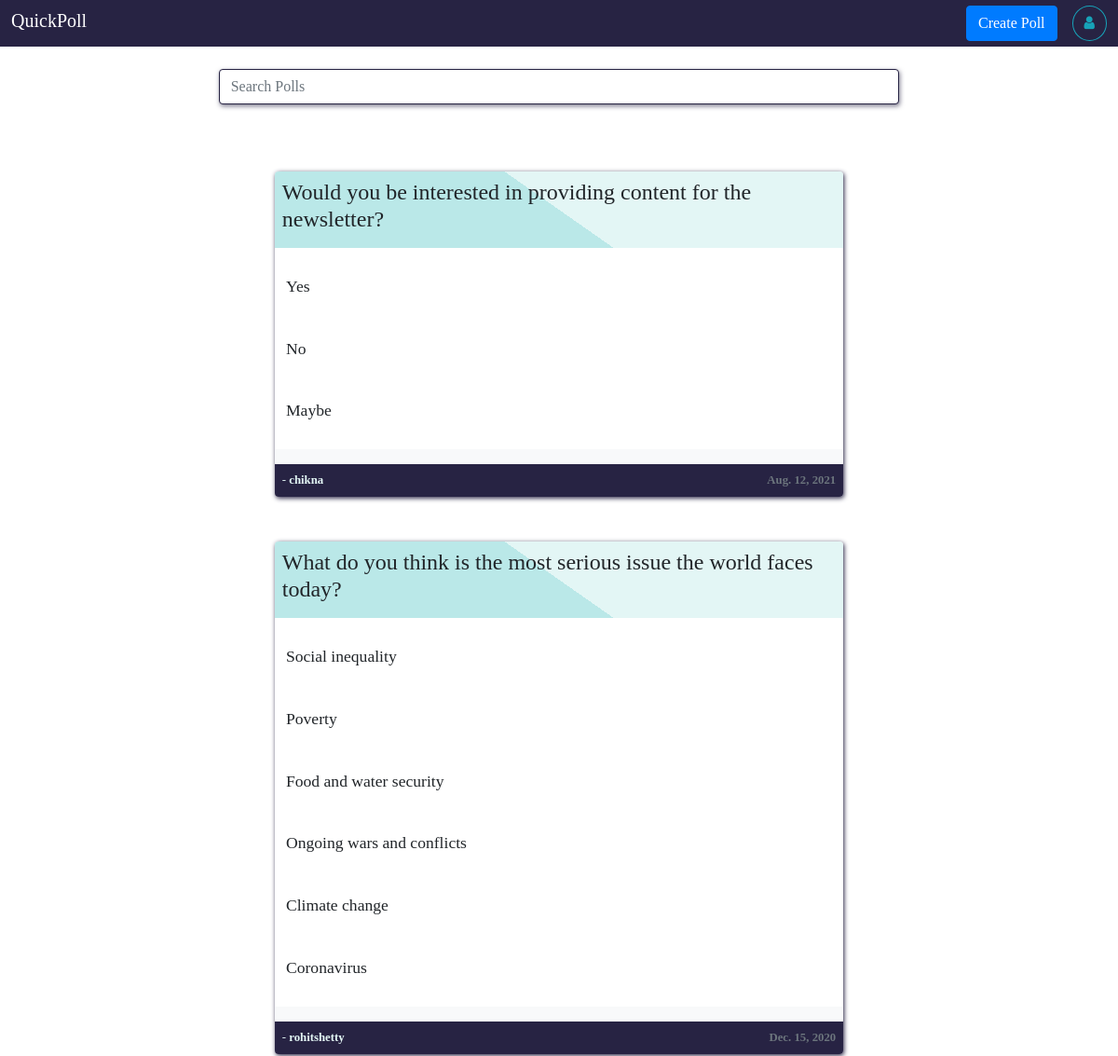
/home/ (signed in, upper part), run on an earlier commit of the app's database.
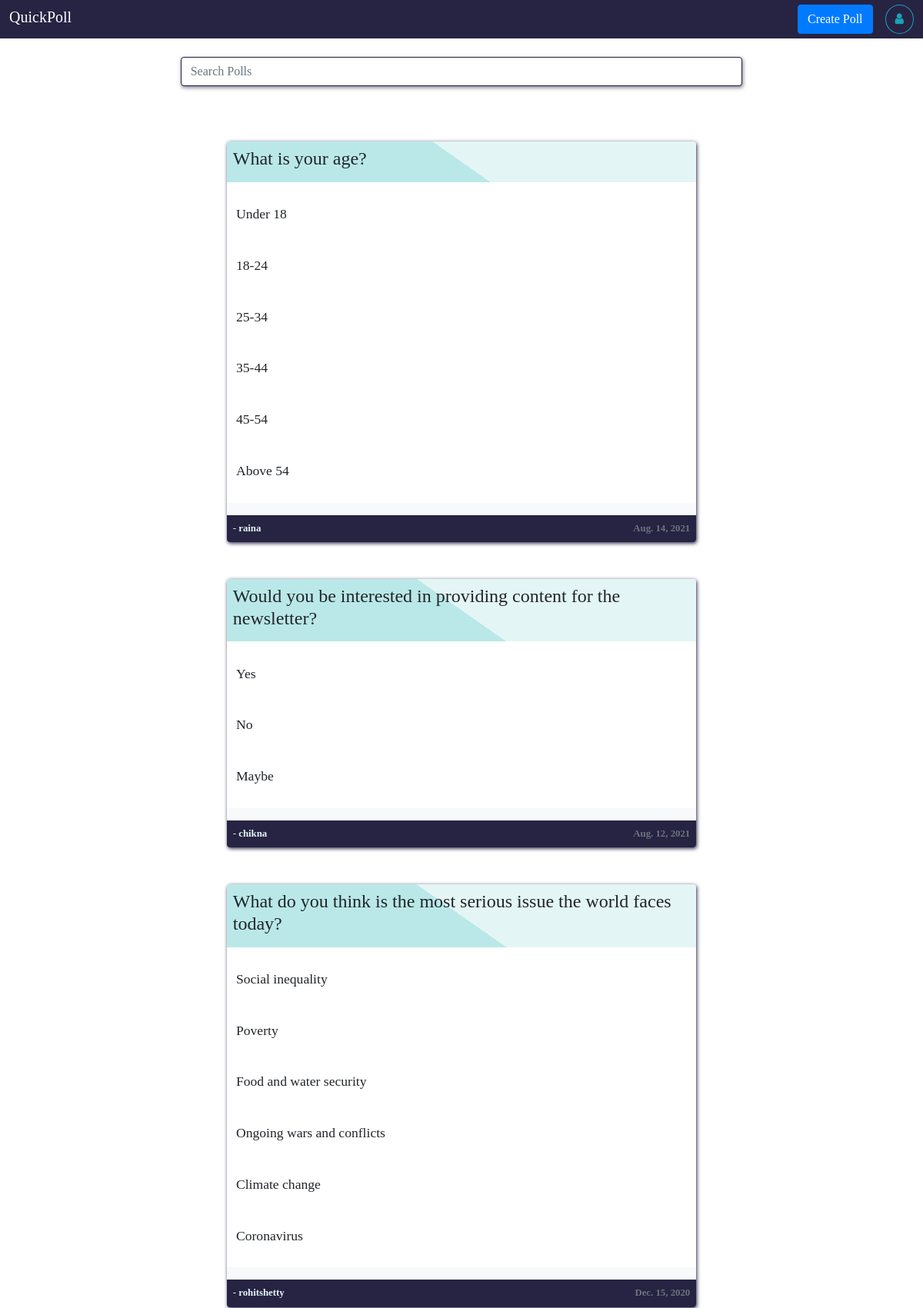
And on a later commit of the database.
### createPoll/models.py (models this page shows, shortened)
class Question(models.Model):
	question_text = models.TextField()
	pollBy = models.CharField(max_length=20,default="anonymous")
	pub_date = models.DateField(auto_now_add=True)
	class Meta:
		verbose_name_plural = "question"

class Choices(models.Model):
	question = models.ForeignKey(Question,on_delete=models.CASCADE)
	choice = models.CharField(max_length=200)
	votes = models.IntegerField(default=0)
	class Meta:
		verbose_name_plural = "Choices"

### home/views.py (the view)
# urls.py: path('',views.home,name="home"),
def home(request):
	try:
		sessUsername = request.session['sessUsername']
	except:
		return HttpResponseRedirect(reverse("user:user"))
	else:
		context = {}
		try:
			questions = Question.objects.order_by("-pub_date")
		except Question.DoesNotExist:
			pass
		else:
			context['questions'] = questions
			context['user'] = sessUsername
			votedQuestions = Voter.objects.filter(votedBy=sessUsername) #questions voted by session user
			votedQuestionID = []
			for votedQuestion in votedQuestions:
				votedQuestionID.append(votedQuestion.question.id)
			context['votedQuestionID'] = votedQuestionID
			if "resultBtn" in request.GET:
				request.session['sessQID'] = request.GET.get('resultBtn');
				return HttpResponseRedirect(reverse("home:result"))
			return render(request,'home/home.html',context)

### home/templates/home/home.html (shortened to what this page needs)
{% extends 'user/base.html' %} {% load static %}  {% block style %}
<link
  rel="stylesheet"
  type="text/css"
  href="{% static 'css/style.css' %}?{% now 'U' %}"
/>
<link
  rel="stylesheet"
  type="text/css"
  href="{% static 'css/home-style.css' %}?{% now 'U' %}"
/>
{% endblock style %} {% block header %}
<div
  class="jumbotron-fluid main-theme-bg smaller-padding d-flex justify-content-between"
>
  <h5 class="mt-1">
    <a href="{% url 'home:home' %}" class="white-color">QuickPoll</a>
  </h5>
  <div class="d-flex ml-2s">
    <a href="{% url 'createPoll:createPoll' %}"
      ><button class="btn btn-primary mr-2">Create Poll</button></a
    >
    <a href="{% url 'userProfile:userProfile' %}"
      ><button class="btn btn-outline-info ml-2" style="border-radius: 50%">
        <i class="fa fa-user"></i></button
    ></a>
  </div>
</div>
{% endblock header %} {% block content %}
<div class="container p-2">
  <div class="input-group mb-3 mt-3 w-65 mx-auto">
    <input
      type="text"
      class="form-control"
      id="searchPoll"
      placeholder="Search Polls"
    />
  </div>
</div>
<div class="container mt-2 choice-container">
  {% if questions %} {% for question in questions %}
  <div class="container polls w-screen-auto p-0 bg-light mt-5 rounded">
    <div class="poll-header p-2 rounded-top">
      <h4 class="question">{{ question.question_text }}</h4>
    </div>
    <div
      class="poll-body pt-3 {% if question.id in votedQuestionID %}pl-2 pr-2{% endif %}"
    >
      {% if question.id not in votedQuestionID %}
      <ul>
        {% for choice in question.choices_set.all %}
        <li
          class="choice__li"
          data-id="{{ choice.id }}"
          question-id="{{ question.id }}"
        >
          <p>{{ choice.choice }}</p>
        </li>
        {% endfor %}
      </ul>
      {% endif %}
    </div>
    <div class="poll-footer p-2 d-flex justify-content-between rounded-bottom">
      <small
        class="{% if question.pollBy == user %}text-light{% endif %} pollByUser"
        >{% if question.pollBy != user %}<a
          href="{% url 'userProfile:viewProfile' question.pollBy %}"
          >- <b>{{ question.pollBy }}</b></a
        >{% else %}- <b>{{ question.pollBy }}</b>{% endif %}</small
      >
      <small class="text-muted"><b>{{ question.pub_date }}</b></small>
    </div>
  </div>
  {% endfor %} {% else %}
  <div class="container polls w-screen-auto p-0 mt-5 rounded border">
    <div class="poll-header p-2 rounded-top">
      <h4 class="question text-center">It seems there are no Polls.</h4>
    </div>
  </div>
  {% endif %}
</div>
{% endblock content %}

What changed in the data, as far as the page shows it:
added Question: question_text "What is your age?", pollBy "raina", pub_date "Aug. 14, 2021"
added Choices: choice "Under 18", shown under "What is your age?"
added Choices: choice "18-24", shown under "What is your age?"
added Choices: choice "25-34", shown under "What is your age?"
added Choices: choice "35-44", shown under "What is your age?"
added Choices: choice "45-54", shown under "What is your age?"
added Choices: choice "Above 54", shown under "What is your age?"
